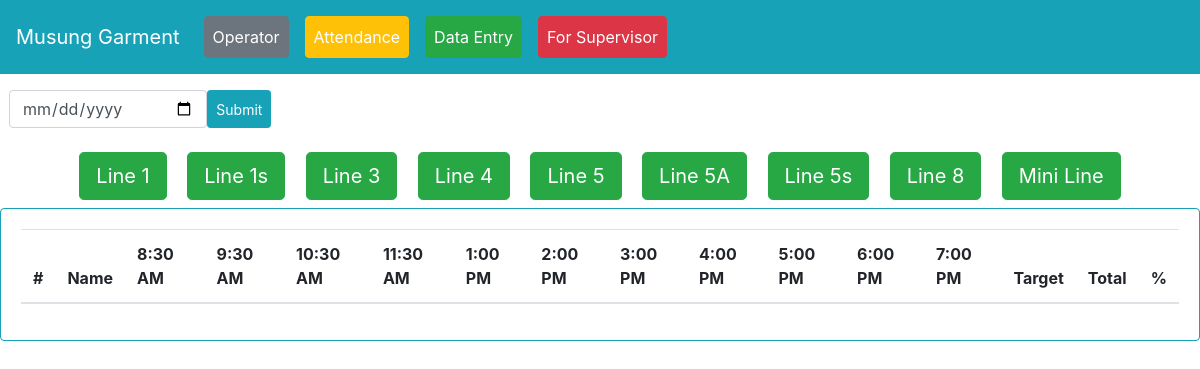
Page /daily_rep_filter_by_line/2/ on the earlier database version.
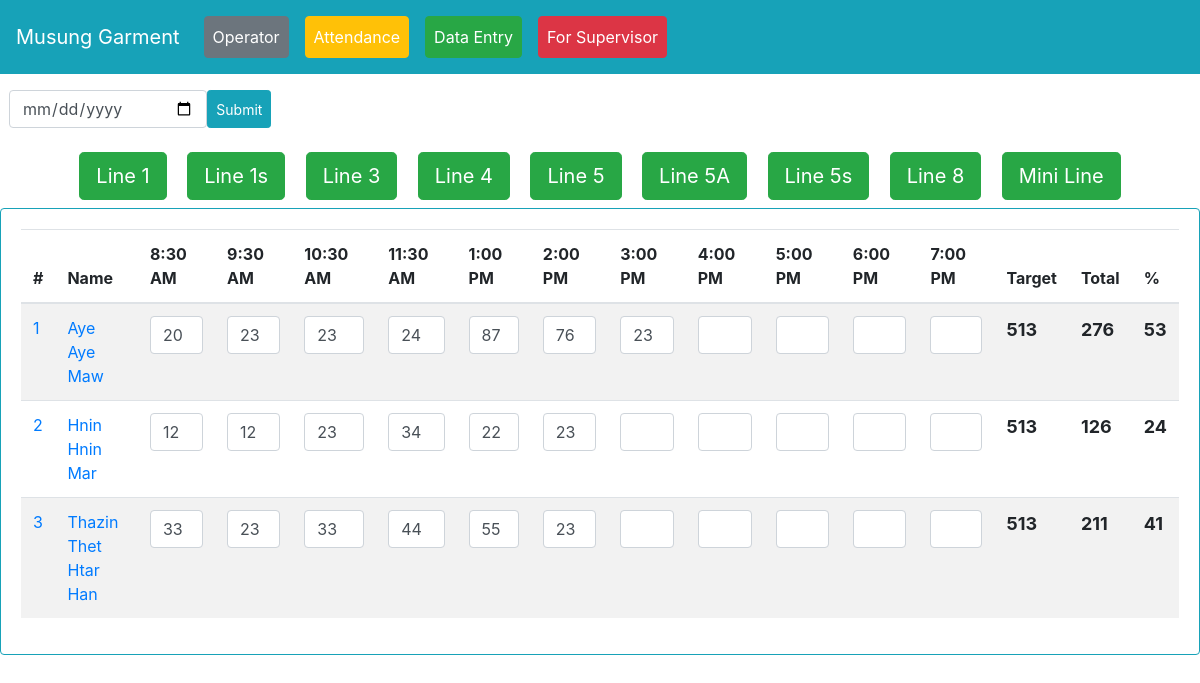
Same page on the later database version.
### myapp/models.py (models this page shows, shortened)
class line(models.Model):
    line_name = models.CharField(max_length=255)
    target = models.PositiveIntegerField(default=0)

class daily_report(models.Model):
    operator_name = models.ForeignKey(operator, on_delete=models.CASCADE)
    line = models.ForeignKey(line, on_delete=models.CASCADE)
    h1 = models.PositiveIntegerField(default=0)
    h2 = models.PositiveIntegerField(default=0)
    h3 = models.PositiveIntegerField(default=0)
    h4 = models.PositiveIntegerField(default=0)
    h5 = models.PositiveIntegerField(default=0)
    h6 = models.PositiveIntegerField(default=0)
    h7 = models.PositiveIntegerField(default=0)
    h8 = models.PositiveIntegerField(default=0)
    h9 = models.PositiveIntegerField(default=0)
    h10 = models.PositiveIntegerField(default=0)
    h11 = models.PositiveIntegerField(default=0)
    h12 = models.PositiveIntegerField(default=0)
    target = models.PositiveIntegerField(default=0)
    target_qty = models.PositiveIntegerField(default=0)
    target_per = models.PositiveIntegerField(default=0)
    combine = models.PositiveIntegerField(default=1)
    absant = models.BooleanField(default=False)
    created_date = models.DateField(auto_now_add=True)
    updated_at = models.DateTimeField(auto_now=True)

class operator(models.Model):
    name = models.CharField(max_length=255)
    line = models.ForeignKey(line, on_delete=models.CASCADE)
    point = models.ForeignKey(point, on_delete=models.CASCADE, blank=True, null=True)
    employee_code = models.CharField(max_length=255, blank=True, null=True)
    burmese = models.CharField(max_length=255, blank=True, null=True)
    role = models.CharField(max_length=255, blank=True, null=True)
    daily_target = models.PositiveIntegerField(default=0)
    resign = models.BooleanField(default=False)
    status = models.BooleanField(default=False)
    def __str__(self):
        return self.name

### myapp/views.py (the view)
# urls.py: path('daily_rep_filter_by_line/<int:id>/', views.daily_rep_filter_by_line, name='daily_rep_filter_by_line'),
def daily_rep_filter_by_line(request,id):
    today = datetime.date.today()
    lis = line.objects.all()
    ls = line.objects.get(id=id)
    op = daily_report.objects.filter(created_date=today,line=ls, absant=False)
    context = {'lis':lis, 'op':op}
    return render(request, 'daily_rep_view.html', context)

### templates/daily_rep_view.html (shortened to what this page needs)
{% extends 'base.html' %}
{% block content %}
<div class="m-3 pl-2">
  <form action="{% url 'myapp:duedatefilter' %}" method="post">
  <div class="row">
  <input type="date" name="duedate" class="form-control col-md-2">
  <input type="submit" class="btn btn-sm btn-info">
  </div>
</form>
</div>
<div class="text-center">
  {% for i in lis %}
  <a href="{% url 'myapp:daily_rep_filter_by_line' i.id %}" class="btn btn-lg btn-success m-2">{{i.line_name}}</a>
  {% endfor %}
</div>
<div class="card border-info mb-3">
  <div class="card-body">
<table class="table table-striped" id="drvtbl">
  <thead>
    <tr>
      <th scope="col">#</th>
      <th scope="col">Name</th>
      <th scope="col">8:30 AM</th>
      <th scope="col">9:30 AM</th>
      <th scope="col">10:30 AM</th>
      <th scope="col">11:30 AM</th>
      <th scope="col">1:00 PM</th>
      <th scope="col">2:00 PM</th>
      <th scope="col">3:00 PM</th>
      <th scope="col">4:00 PM</th>
      <th scope="col">5:00 PM</th>
      <th scope="col">6:00 PM</th>
      <th scope="col">7:00 PM</th>
      <th scope="col">Target</th>
      <th scope="col">Total</th>
      <th scope="col">%</th>
    </tr>
  </thead>
  <tbody>
  	{% for i in op %}
    <tr class="drvtbltr">
      <td><a href="{% url 'myapp:dailyrep_delete' i.id %}">{{forloop.counter}}</a></td>
      <td>
        <a href="{% url 'myapp:update_combine' i.id %}">{{i.operator_name}}</a>
      </td>
      <td>
        {% if i.h1 == 0 %}
        <input type="text" name="" value="" class="form-control ih1">
        {% else %}
        <input type="text" name="" value="{{i.h1}}" class="form-control ih1">
        {% endif %}
      </td>
      <td>
       {% if i.h2 == 0 %}
        <input type="text" name="" value="" class="form-control ih2">
        {% else %}
        <input type="text" name="" value="{{i.h2}}" class="form-control ih2">
        {% endif %}
      </td>
      <td>
       {% if i.h3 == 0 %}
        <input type="text" name="" value="" class="form-control ih3">
        {% else %}
        <input type="text" name="" value="{{i.h3}}" class="form-control ih3">
        {% endif %}
      </td>
      <td>
        {% if i.h4 == 0 %}
        <input type="text" name="" value="" class="form-control ih4">
        {% else %}
        <input type="text" name="" value="{{i.h4}}" class="form-control ih4">
        {% endif %}
      </td>
      <td>
        {% if i.h5 == 0 %}
        <input type="text" name="" value="" class="form-control ih5">
        {% else %}
        <input type="text" name="" value="{{i.h5}}" class="form-control ih5">
        {% endif %}
      </td>
      <td>
        {% if i.h6 == 0 %}
        <input type="text" name="" value="" class="form-control ih6">
        {% else %}
        <input type="text" name="" value="{{i.h6}}" class="form-control ih6">
        {% endif %}
      </td>
      <td>
        {% if i.h7 == 0 %}
        <input type="text" name="" value="" class="form-control ih7">
        {% else %}
        <input type="text" name="" value="{{i.h7}}" class="form-control ih7">
        {% endif %}
      </td>
      <td>
        {% if i.h8 == 0 %}
        <input type="text" name="" value="" class="form-control ih8">
        {% else %}
        <input type="text" name="" value="{{i.h8}}" class="form-control ih8">
        {% endif %}
      </td>
      <td>
        {% if i.h9 == 0 %}
        <input type="text" name="" value="" class="form-control ih9">
        {% else %}
        <input type="text" name="" value="{{i.h9}}" class="form-control ih9">
        {% endif %}
      </td>
      <td>
        {% if i.h10 == 0 %}
        <input type="text" name="" value="" class="form-control ih10">
        {% else %}
        <input type="text" name="" value="{{i.h10}}" class="form-control ih10">
        {% endif %}
      </td>
      <td>
        {% if i.h11 == 0 %}
        <input type="text" name="" value="" class="form-control ih11">
        {% else %}
        <input type="text" name="" value="{{i.h11}}" class="form-control ih11">
        {% endif %}
      </td>
      <td>
        <strong style="font-size:18px;">{{i.target}}</strong>
      </td>
      <td><strong style="font-size:18px;">{{i.target_qty}}</strong></td>
      <td>
        <strong style="font-size:18px;">{{i.target_per}}</strong>
      </td>
    </tr>
    {% endfor %}
  </tbody>
</table>
  </div>
</div>
{% endblock content %}

### templates/base.html (shortened to what this page needs)
{% load static %}
<!doctype html>
<html lang="en">
  <head>
    <link rel="stylesheet" href="https://cdn.jsdelivr.net/npm/bootstrap@4.6.2/dist/css/bootstrap.min.css">
<link rel="stylesheet" href="https://cdn.datatables.net/2.0.7/css/dataTables.dataTables.css" />
<link rel="stylesheet" href="https://cdn.datatables.net/buttons/3.0.2/css/buttons.dataTables.css" />
<link rel="stylesheet" type="text/css" href="https://cdn.datatables.net/datetime/1.5.2/css/dataTables.dateTime.min.css">
<link rel="stylesheet" type="text/css" href="https://cdnjs.cloudflare.com/ajax/libs/font-awesome/6.0.0-beta3/css/all.min.css">
  </head>
  <body>
  	<nav class="navbar navbar-expand-lg navbar-dark bg-info">
  <a class="navbar-brand text-white" href="#">Musung Garment</a>
  <div class="collapse navbar-collapse" id="navbarNavDropdown">
    <ul class="navbar-nav">
      <li class="nav-item active">
        <a class="nav-link text-white btn-secondary btn m-2" href="{% url 'myapp:operatorlist' %}">Operator <span class="sr-only">(current)</span></a>
      </li>
      <li class="nav-item">
        <a class="nav-link text-white btn-warning btn m-2" href="{% url 'myapp:linelist' %}">Attendance <span class="sr-only">(current)</span></a>
      </li>
      <li class="nav-item">
        <a class="nav-link text-white btn-success btn m-2" href="{% url 'myapp:daily_rep_view' %}">Data Entry <span class="sr-only">(current)</span></a>
      </li>
      <li class="nav-item">
        <a class="nav-link text-white btn-danger btn m-2" href="{% url 'myapp:operator_report_by_date' %}">For Supervisor</a>
      </li>
    </ul>
  </div>
</nav>
    <div class="jumbotron-fluid">
{% block content %}
{% endblock content %}
</div>
  </body>
</html>

Differences in the rows shown:
added daily_report: operator_name "Aye Aye Maw", h1 "20", h2 "23", h3 "23", h4 "24", h5 "87", h6 "76", h7 "23", target "513", target_qty "276", target_per "53"
added daily_report: operator_name "Hnin Hnin Mar", h1 "12", h2 "12", h3 "23", h4 "34", h5 "22", h6 "23", target "513", target_qty "126", target_per "24"
added daily_report: operator_name "Thazin Thet Htar Han", h1 "33", h2 "23", h3 "33", h4 "44", h5 "55", h6 "23", target "513", target_qty "211", target_per "41"
